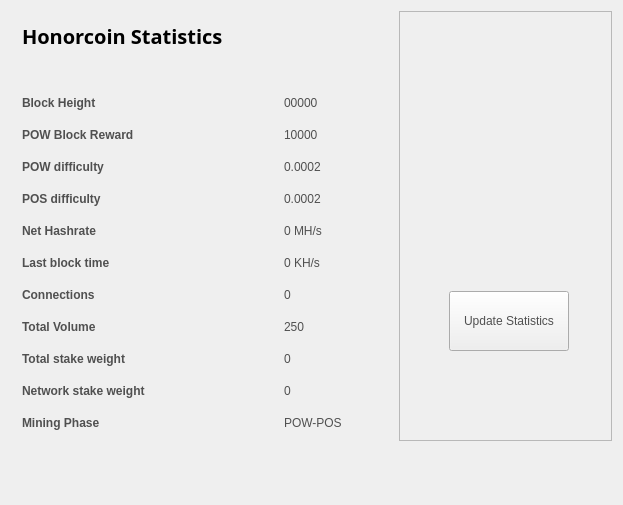
<?xml version="1.0" encoding="UTF-8"?>
<ui version="4.0">
 <class>StatisticsPage</class>
 <widget class="QWidget" name="StatisticsPage">
  <property name="windowModality">
   <enum>Qt::NonModal</enum>
  </property>
  <property name="geometry">
   <rect>
    <x>0</x>
    <y>0</y>
    <width>623</width>
    <height>505</height>
   </rect>
  </property>
  <property name="windowTitle">
   <string>Digging</string>
  </property>
  <property name="styleSheet">
   <string notr="true">color:#505050;
font-family:'Open Sans,sans-serif';</string>
  </property>
  <layout class="QGridLayout" name="gridLayout">
   <property name="sizeConstraint">
    <enum>QLayout::SetMaximumSize</enum>
   </property>
   <item row="0" column="1">
    <widget class="QFrame" name="frame">
     <property name="minimumSize">
      <size>
       <width>213</width>
       <height>0</height>
      </size>
     </property>
     <property name="frameShape">
      <enum>QFrame::StyledPanel</enum>
     </property>
     <property name="frameShadow">
      <enum>QFrame::Raised</enum>
     </property>
     <widget class="QPushButton" name="startButton">
      <property name="geometry">
       <rect>
        <x>50</x>
        <y>280</y>
        <width>120</width>
        <height>60</height>
       </rect>
      </property>
      <property name="sizePolicy">
       <sizepolicy hsizetype="Fixed" vsizetype="Fixed">
        <horstretch>0</horstretch>
        <verstretch>0</verstretch>
       </sizepolicy>
      </property>
      <property name="minimumSize">
       <size>
        <width>120</width>
        <height>60</height>
       </size>
      </property>
      <property name="autoFillBackground">
       <bool>false</bool>
      </property>
      <property name="styleSheet">
       <string notr="true"/>
      </property>
      <property name="text">
       <string>Update Statistics</string>
      </property>
     </widget>
     <widget class="QLabel" name="label">
      <property name="geometry">
       <rect>
        <x>10</x>
        <y>10</y>
        <width>191</width>
        <height>191</height>
       </rect>
      </property>
      <property name="text">
       <string/>
      </property>
      <property name="pixmap">
       <pixmap resource="../bitcoin.qrc">:/icons/coinbg</pixmap>
      </property>
      <property name="scaledContents">
       <bool>true</bool>
      </property>
     </widget>
    </widget>
   </item>
   <item row="0" column="0">
    <widget class="QFrame" name="gridFrame_2">
     <layout class="QGridLayout" name="gridLayout_4">
      <item row="3" column="0">
       <layout class="QFormLayout" name="formLayout_2">
        <property name="fieldGrowthPolicy">
         <enum>QFormLayout::FieldsStayAtSizeHint</enum>
        </property>
        <property name="horizontalSpacing">
         <number>139</number>
        </property>
        <property name="verticalSpacing">
         <number>18</number>
        </property>
        <property name="rightMargin">
         <number>0</number>
        </property>
        <item row="1" column="0">
         <widget class="QLabel" name="label_14">
          <property name="text">
           <string>&lt;html&gt;&lt;head/&gt;&lt;body&gt;&lt;p&gt;&lt;span style=&quot; font-weight:600;&quot;&gt;Block Height&lt;/span&gt;&lt;/p&gt;&lt;/body&gt;&lt;/html&gt;</string>
          </property>
         </widget>
        </item>
        <item row="1" column="1">
         <widget class="QLabel" name="heightBox">
          <property name="text">
           <string>00000</string>
          </property>
         </widget>
        </item>
        <item row="2" column="0">
         <widget class="QLabel" name="label_12">
          <property name="text">
           <string>&lt;html&gt;&lt;head/&gt;&lt;body&gt;&lt;p&gt;&lt;span style=&quot; font-weight:600;&quot;&gt;POW Block Reward&lt;/span&gt;&lt;/p&gt;&lt;/body&gt;&lt;/html&gt;</string>
          </property>
         </widget>
        </item>
        <item row="2" column="1">
         <widget class="QLabel" name="rewardBox">
          <property name="text">
           <string>10000</string>
          </property>
         </widget>
        </item>
        <item row="3" column="0">
         <widget class="QLabel" name="label_13">
          <property name="text">
           <string>&lt;html&gt;&lt;head/&gt;&lt;body&gt;&lt;p&gt;&lt;span style=&quot; font-weight:600;&quot;&gt;POW difficulty&lt;/span&gt;&lt;/p&gt;&lt;/body&gt;&lt;/html&gt;</string>
          </property>
         </widget>
        </item>
        <item row="3" column="1">
         <widget class="QLabel" name="diffBox">
          <property name="text">
           <string>0.0002</string>
          </property>
         </widget>
        </item>
        <item row="4" column="0">
         <widget class="QLabel" name="label_9">
          <property name="text">
           <string>&lt;html&gt;&lt;head/&gt;&lt;body&gt;&lt;p&gt;&lt;span style=&quot; font-weight:600;&quot;&gt;POS difficulty&lt;/span&gt;&lt;/p&gt;&lt;/body&gt;&lt;/html&gt;</string>
          </property>
         </widget>
        </item>
        <item row="4" column="1">
         <widget class="QLabel" name="diffBox2">
          <property name="text">
           <string>0.0002</string>
          </property>
         </widget>
        </item>
        <item row="5" column="1">
         <widget class="QLabel" name="pawrateBox">
          <property name="text">
           <string>0 MH/s</string>
          </property>
         </widget>
        </item>
        <item row="6" column="0">
         <widget class="QLabel" name="label3_2">
          <property name="sizePolicy">
           <sizepolicy hsizetype="Preferred" vsizetype="Maximum">
            <horstretch>0</horstretch>
            <verstretch>0</verstretch>
           </sizepolicy>
          </property>
          <property name="text">
           <string>&lt;html&gt;&lt;head/&gt;&lt;body&gt;&lt;p&gt;&lt;span style=&quot; font-weight:600;&quot;&gt;Last block time&lt;/span&gt;&lt;/p&gt;&lt;/body&gt;&lt;/html&gt;</string>
          </property>
         </widget>
        </item>
        <item row="6" column="1">
         <widget class="QLabel" name="localBox">
          <property name="text">
           <string>0 KH/s</string>
          </property>
         </widget>
        </item>
        <item row="7" column="0">
         <widget class="QLabel" name="label1_2">
          <property name="text">
           <string>&lt;html&gt;&lt;head/&gt;&lt;body&gt;&lt;p&gt;&lt;span style=&quot; font-weight:600;&quot;&gt;Connections&lt;/span&gt;&lt;/p&gt;&lt;/body&gt;&lt;/html&gt;</string>
          </property>
         </widget>
        </item>
        <item row="7" column="1">
         <widget class="QLabel" name="connectionBox">
          <property name="text">
           <string>0</string>
          </property>
         </widget>
        </item>
        <item row="8" column="0">
         <widget class="QLabel" name="label_8">
          <property name="text">
           <string>&lt;html&gt;&lt;head/&gt;&lt;body&gt;&lt;p&gt;&lt;span style=&quot; font-weight:600;&quot;&gt;Total Volume&lt;/span&gt;&lt;/p&gt;&lt;/body&gt;&lt;/html&gt;</string>
          </property>
         </widget>
        </item>
        <item row="8" column="1">
         <widget class="QLabel" name="volumeBox">
          <property name="text">
           <string>250</string>
          </property>
         </widget>
        </item>
        <item row="9" column="0">
         <widget class="QLabel" name="label_10">
          <property name="text">
           <string>&lt;html&gt;&lt;head/&gt;&lt;body&gt;&lt;p&gt;&lt;span style=&quot; font-weight:600;&quot;&gt;Total stake weight&lt;/span&gt;&lt;/p&gt;&lt;/body&gt;&lt;/html&gt;</string>
          </property>
         </widget>
        </item>
        <item row="9" column="1">
         <widget class="QLabel" name="minBox">
          <property name="text">
           <string>0</string>
          </property>
         </widget>
        </item>
        <item row="10" column="0">
         <widget class="QLabel" name="label_11">
          <property name="text">
           <string>&lt;html&gt;&lt;head/&gt;&lt;body&gt;&lt;p&gt;&lt;span style=&quot; font-weight:600;&quot;&gt;Network stake weight&lt;/span&gt;&lt;/p&gt;&lt;/body&gt;&lt;/html&gt;</string>
          </property>
         </widget>
        </item>
        <item row="10" column="1">
         <widget class="QLabel" name="maxBox">
          <property name="text">
           <string>0</string>
          </property>
         </widget>
        </item>
        <item row="11" column="0">
         <widget class="QLabel" name="label_15">
          <property name="text">
           <string>&lt;html&gt;&lt;head/&gt;&lt;body&gt;&lt;p&gt;&lt;span style=&quot; font-weight:600;&quot;&gt;Mining Phase&lt;/span&gt;&lt;/p&gt;&lt;/body&gt;&lt;/html&gt;</string>
          </property>
         </widget>
        </item>
        <item row="11" column="1">
         <widget class="QLabel" name="cBox">
          <property name="text">
           <string>POW-POS</string>
          </property>
         </widget>
        </item>
        <item row="5" column="0">
         <widget class="QLabel" name="label_16">
          <property name="text">
           <string>&lt;html&gt;&lt;head/&gt;&lt;body&gt;&lt;p&gt;&lt;span style=&quot; font-weight:600;&quot;&gt;Net Hashrate&lt;/span&gt;&lt;/p&gt;&lt;/body&gt;&lt;/html&gt;</string>
          </property>
         </widget>
        </item>
       </layout>
      </item>
      <item row="1" column="0">
       <layout class="QHBoxLayout" name="horizontalLayout_4">
        <property name="spacing">
         <number>7</number>
        </property>
        <item>
         <widget class="QLabel" name="label_5">
          <property name="font">
           <font>
            <family>Open Sans,sans-serif</family>
           </font>
          </property>
          <property name="text">
           <string>&lt;html&gt;&lt;head/&gt;&lt;body&gt;&lt;p&gt;&lt;span style=&quot; font-size:20px; font-weight:600; color:#000000;&quot;&gt;Honorcoin Statistics&lt;/span&gt;&lt;/p&gt;&lt;/body&gt;&lt;/html&gt;</string>
          </property>
         </widget>
        </item>
        <item>
         <spacer name="horizontalSpacer_2">
          <property name="orientation">
           <enum>Qt::Horizontal</enum>
          </property>
          <property name="sizeHint" stdset="0">
           <size>
            <width>40</width>
            <height>20</height>
           </size>
          </property>
         </spacer>
        </item>
       </layout>
      </item>
      <item row="2" column="0">
       <spacer name="verticalSpacer_2">
        <property name="orientation">
         <enum>Qt::Vertical</enum>
        </property>
        <property name="sizeHint" stdset="0">
         <size>
          <width>20</width>
          <height>40</height>
         </size>
        </property>
       </spacer>
      </item>
     </layout>
    </widget>
   </item>
   <item row="1" column="0">
    <spacer name="verticalSpacer">
     <property name="orientation">
      <enum>Qt::Vertical</enum>
     </property>
     <property name="sizeHint" stdset="0">
      <size>
       <width>20</width>
       <height>40</height>
      </size>
     </property>
    </spacer>
   </item>
  </layout>
 </widget>
 <layoutdefault spacing="6" margin="11"/>
 <resources/>
 <connections/>
</ui>
